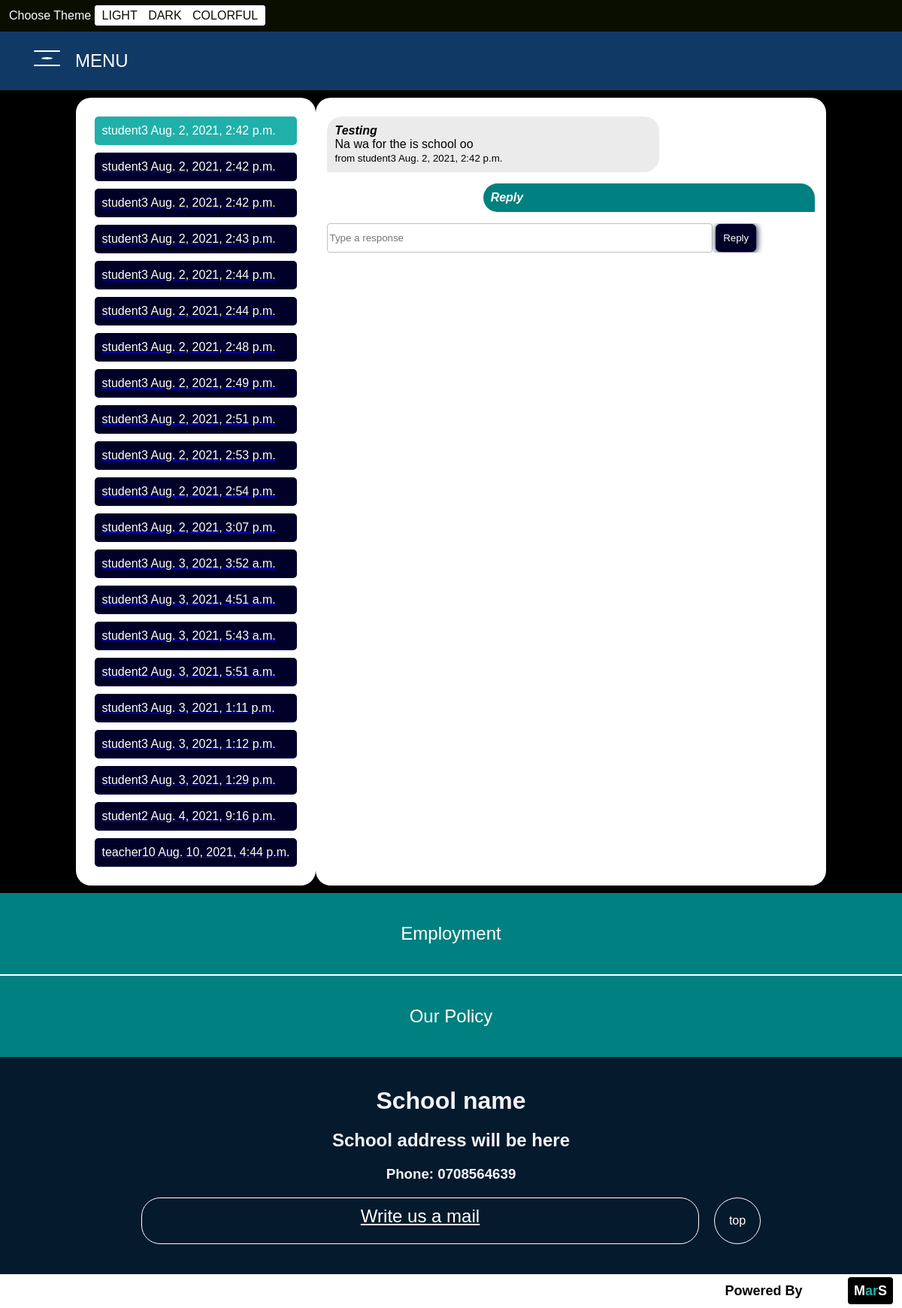
Page /admin_msgs/ on the committed database.
### runo/models.py (models this page shows, shortened)
class Message(models.Model):
    sent = models.DateTimeField(auto_now_add=True)
    sender = models.ForeignKey(User, on_delete=models.CASCADE)
    subject = models.CharField(max_length=150, blank=True, null=True)
    message = models.TextField()
    reply = models.TextField(blank=True, null=True)
    replied = models.BooleanField(default=False)

class FooterDetails(models.Model):
    school_name = models.CharField(max_length=100)
    school_address = models.CharField(max_length=250)
    school_phone = models.CharField(max_length=18)
    school_email = models.EmailField()
    class Meta:
        verbose_name_plural = 'Footer Details'

### runo/views.py (the view)
# urls.py: path('admin_msgs/', views.msg_for_admin2, name='msg_for_admin2'),
def msg_for_admin2(request):
    aboutSchool = FooterDetails.objects.order_by('-id')[0]
    msg = Message.objects.filter(replied=False).first()
    unreplied_msgs = Message.objects.filter(replied=False).all()
    context = {
            'unreplied_msgs': unreplied_msgs,
            'aboutSchool': aboutSchool,
            'msg': msg
        }
    return render(request, 'admin/message.html', context)

### runo/templates/admin/message.html (shortened to what this page needs)
{% extends "runobase.html" %}
{% block body %}
    <div id='msg'>
        <div id='otherMsgs'>
            {% for unreplied in unreplied_msgs %}
                {% if unreplied.id == msg.id %}
                <div>{{ unreplied.sender.username }} {{ unreplied.sent }}</div>
                {% else %}
                <a href='{% url "runo:msg_for_admin" unreplied.id %}'>
                   <div>{{ unreplied.sender.username }} {{ unreplied.sent }}</div>
                </a>
                {% endif %}
            {% empty %}
                <div>No messages yet</div>
            {% endfor %}
        </div>
        {% if msg %}
        <div id='chat'>
            <div id='msgBody'>
                <em><strong>{{ msg.subject }}</strong><br></em>
                {{ msg.message }}<br>
                <span style='font-size: smaller;'>from {{ msg.sender.username }} {{msg.sent}}</span>
            </div>
            <div id='replyBody'>
                <strong><em>Reply</em></strong><br>
            </div>
            <div id='reply'>
                <div>
                    <input name='replyMsg' placeholder='Type a response' >
                    <button id='replyButton'>Reply</button>
                </div>
            </div>
        </div>
        {% else %}
        <div id='msgBody'>
           No message here yet
        </div>
        {% endif %}
    </div>
{% endblock %}

### runo/templates/runobase.html (shortened to what this page needs)
<!DOCTYPE html>
<html lang="en">
<head>
</head>
<body>
    <div id='toggleMode'>
        Choose Theme
        <span>
            <span id='day' class='toggleMode'>LIGHT</span>
            <span id='night' class='toggleMode'>DARK</span>
            <span id='colorful' class='toggleMode'>COLORFUL</span>
        </span>
    </div>
    <nav>
        <div id='topMenu'>
            <div id='menu'>
                <div id='firstBar'></div>
                <div id='secondBar'></div>
                <div id='thirdBar'></div>
            </div>
            <span>MENU</span>
        </div>
    </nav>
    {% block body %}
    {% endblock %}
    <footer>
        <div id='footerExtraInfo'>
            <section id='first'>
                <a href=''>Employment</a>
            </section>
            <section>
                <a href=''>Our Policy</a>
            </section>
        </div>
        <div id='footerSchoolDetails'>
            {% if aboutSchool %}
                <h1>{{ aboutSchool.school_name }}</h1>
                <h2>{{ aboutSchool.school_address }}</h2>
                <h3>Phone: {{ aboutSchool.school_phone }}</h3>
                <a href='mailto:{{ aboutSchool.school_email }}' target='_blank'><aside>Write us a mail</aside></a>
                <section><a href='#day' style='text-decoration: none; color: white;'>top</a></section>
            {% endif %}
        </div>
        <div id='MarS'>
            Powered By
            <a style='color: transparent;' href='{% url "runo:adminPanel" %}'>Admin</a><span>M<span style='color: lightseagreen'>ar</span>S</span>
        </div>
    </footer>
</body>
</html>

### runo/templates/runobase.html (style rules this page uses)
* { margin: 0px; font-family: 'Trebuchet MS', 'Lucida Sans Unicode', 'Lucida Grande', 'Lucida Sans', Arial, sans-serif; overflow-x: hidden; }
html { scroll-behavior: smooth; }
#toggleMode { background-color: rgb(9, 14, 0); width: 100%; padding-left: 20px; color: rgb(252, 252, 250); padding: 12px; }
#toggleMode > span { background-color: white; border: 5px solid white; color: rgb(9, 14, 0); border-radius: 4px; }
#toggleMode span > .toggleMode { padding-left: 5px; padding-right: 5px; padding-top: 3px; padding-bottom: 3px; cursor: pointer; }
nav { width: 100%; position: sticky; top: 10px; background-color: rgb(16, 58, 101); padding-left: 25px; padding-top: 25px; padding-bottom: 25px; padding-right: 0px; }
@media screen and (max-width: 1360px) { nav { padding-right: 25px; } }
@media screen and (max-width: 1360px) { nav #menu { width: 75px; align-items: center; } }
@media screen and (max-width: 1360px) { nav #menu > div { background-color: white; } }
@media screen and (max-width: 1360px) { #topMenu { display: flex; flex-wrap: nowrap; width: 150px; cursor: pointer; } }
@media screen and (max-width: 1360px) { nav #menu > #firstBar { width: 35px; height: 2px; border-radius: 1px; margin: auto; margin-bottom: 7px; } }
@media screen and (max-width: 1360px) { nav #menu > #secondBar { width: 15px; height: 3px; border-radius: 50%; margin: auto; margin-bottom: 7px; } }
@media screen and (max-width: 1360px) { nav #menu > #thirdBar { width: 35px; height: 2px; border-radius: 1px; margin: auto; margin-bottom: 6px; } }
@media screen and (max-width: 1360px) { #topMenu span { color: white; font-size: x-large; } }
#footerExtraInfo { display: flex; flex-wrap: wrap; background-color: teal; justify-content: center; }
#footerExtraInfo section { color: white; text-align: center; padding-top: 40px; padding-bottom: 40px; font-size: x-large; }
#footerExtraInfo a { text-decoration: none; color: white; }
@media screen and (max-width: 1361px) { #footerExtraInfo section { width: 100%; } }
@media screen and (max-width: 1361px) { #footerExtraInfo #first { border-bottom: 2px solid white; } }
#footerSchoolDetails { background-color: rgb(6, 26, 45); display: flex; flex-wrap: wrap; justify-content: center; color: rgb(243, 243, 250); padding-top: 40px; padding-bottom: 40px; }
#footerSchoolDetails > a { color: white; padding: 10px; text-align: center; border-radius: 25px; border: 1px solid white; font-size: x-large; }
#footerSchoolDetails h1, #footerSchoolDetails h3 { width: 100%; text-align: center; padding-bottom: 20px; }
#footerSchoolDetails h2 { width: 50%; padding-bottom: 20px; text-align: center; }
@media screen and (max-width: 1361px) { #footerSchoolDetails > a { width: 60%; } }
#footerSchoolDetails section { width: 60px; height: 60px; border-radius: 50%; margin-left: 20px; display: flex; justify-content: center; align-items: center; border: 1px solid white; }
#MarS { background-color: white; color: black; padding:12px; text-align: end; font-size: large; font-weight: bold; }
#MarS > span { background-color: black; padding: 8px; border-radius: 4px; color: white }

### runo/templates/admin/message.html (style rules this page uses)
#msg { display: flex; justify-content: center; flex-wrap: wrap-reverse; background-color: black; padding: 10px; }
#otherMsgs, #chat { background-color: white; color: white; border-radius: 20px; padding: 15px; }
#otherMsgs > div { background-color: rgb(33, 176, 169); }
#otherMsgs div { color: white; margin: 10px; padding: 10px; border-radius: 5px; }
#otherMsgs > a > div { background-color: rgb(0, 0, 41); }
#chat { padding-top: 25px; }
#msgBody { width: 65%; background-color: rgb(235, 235, 235); color: black; padding: 10px; border-radius: 20px; border-bottom-left-radius: 1px; margin-bottom: 15px; }
#replyBody { width: 65%; float: right; background-color: teal; color: white; padding: 10px; border-radius: 20px; border-bottom-right-radius: 1px; margin-bottom: 15px; }
#reply { width: 100%; }
#reply input { width: 78%; min-height: 35px; border: 1px solid rgb(195, 191, 191); border-radius: 4px; }
#reply button { min-height: 37px; background-color: rgb(0, 0, 41); color: white; padding:9px; border: 1px solid rgb(0, 0, 41); border-radius: 6px; box-shadow: 1px 1px 8px 0px rgb(0, 0, 41); cursor: pointer; }
@media screen and (min-width: 1000px) { #chat { width: 55%; border-radius: 20px; } }

### rows in the picture
Message: sender.username "student3", sent "Aug. 2, 2021, 2:42 p.m.", subject "Testing", message "Na wa for the is school oo"
Message: sender.username "student3", sent "Aug. 2, 2021, 2:42 p.m."
Message: sender.username "student3", sent "Aug. 2, 2021, 2:42 p.m."
Message: sender.username "student3", sent "Aug. 2, 2021, 2:43 p.m."
Message: sender.username "student3", sent "Aug. 2, 2021, 2:44 p.m."
Message: sender.username "student3", sent "Aug. 2, 2021, 2:44 p.m."
Message: sender.username "student3", sent "Aug. 2, 2021, 2:48 p.m."
Message: sender.username "student3", sent "Aug. 2, 2021, 2:49 p.m."
Message: sender.username "student3", sent "Aug. 2, 2021, 2:51 p.m."
Message: sender.username "student3", sent "Aug. 2, 2021, 2:53 p.m."
Message: sender.username "student3", sent "Aug. 2, 2021, 2:54 p.m."
Message: sender.username "student3", sent "Aug. 2, 2021, 3:07 p.m."
Message: sender.username "student3", sent "Aug. 3, 2021, 3:52 a.m."
Message: sender.username "student3", sent "Aug. 3, 2021, 4:51 a.m."
Message: sender.username "student3", sent "Aug. 3, 2021, 5:43 a.m."
Message: sender.username "student2", sent "Aug. 3, 2021, 5:51 a.m."
Message: sender.username "student3", sent "Aug. 3, 2021, 1:11 p.m."
Message: sender.username "student3", sent "Aug. 3, 2021, 1:12 p.m."
Message: sender.username "student3", sent "Aug. 3, 2021, 1:29 p.m."
Message: sender.username "student2", sent "Aug. 4, 2021, 9:16 p.m."
Message: sender.username "teacher10", sent "Aug. 10, 2021, 4:44 p.m."
FooterDetails: school_name "School name", school_address "School address will be here", school_phone "0708564639"
